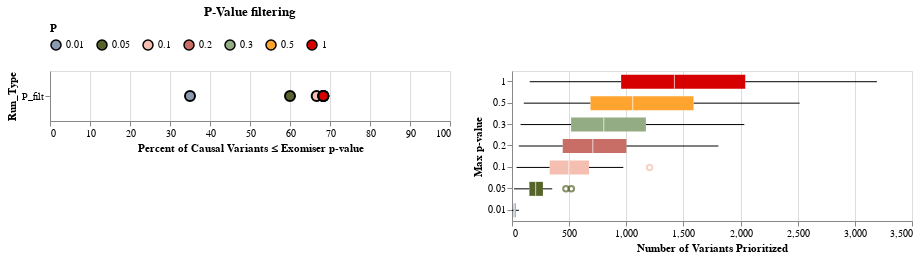

The code cell stored with this chart in its notebook:
### Code cell
gs_genomiser = alt.hconcat(gs_genomiser_pvals, gs_genomiser_box_bplot).resolve_scale(color='independent')
gs_genomiser

### Figure 1 — Vega-Lite specification as saved in the notebook (floating-point values rounded to 4 significant figures; data arrays with more than 128 entries replaced by an {"elided": "..."} marker saying what was removed)
{"config": {"view": {"continuousWidth": 300, "continuousHeight": 300}}, "hconcat": [{"data": {"name": "data-530e6f281e78b4c54db67231b2a8f561"}, "mark": {"type": "circle", "filled": true, "opacity": 1, "size": 100, "stroke": "black"}, "encoding": {"color": {"field": "P", "legend": {"direction": "horizontal", "orient": "top"}, "scale": {"domain": [0.01, 0.05, 0.1, 0.2, 0.3, 0.5, 1], "range": ["#8c9ab1", "#56642a", "#f4bfb1", "#c86e66", "#93ac83", "#ffa52f", "#d60000"]}, "sort": "-x", "type": "nominal"}, "tooltip": [{"field": "Run_Type", "type": "nominal"}, {"field": "Num_Variants", "type": "quantitative"}, {"field": "Percent_Variants", "type": "quantitative"}, {"field": "P", "type": "quantitative"}], "x": {"field": "Percent_Variants", "scale": {"domain": [0, 100]}, "title": "Percent of Causal Variants ≤ Exomiser p-value", "type": "quantitative"}, "y": {"field": "Run_Type", "type": "nominal"}}, "height": 50, "title": "P-Value filtering", "width": 400}, {"data": {"name": "data-6a8d652bf543c8e6b633dcec410f65eb"}, "mark": {"type": "boxplot"}, "encoding": {"color": {"field": "Threshold", "legend": null, "scale": {"domain": [1, 0.5, 0.3, 0.2, 0.1, 0.05, 0.01], "range": ["#d60000", "#ffa52f", "#93ac83", "#c86e66", "#f4bfb1", "#56642a", "#8c9ab1"]}, "sort": [1, 0.5, 0.3, 0.2, 0.1, 0.05, 0.01], "type": "nominal"}, "x": {"field": "Num_Variants", "title": "Number of Variants Prioritized", "type": "quantitative"}, "y": {"field": "Threshold", "sort": [1, 0.5, 0.3, 0.2, 0.1, 0.05, 0.01], "title": "Max p-value", "type": "nominal"}}, "height": 150, "width": 400}], "resolve": {"scale": {"color": "independent"}}, "$schema": "https://vega.github.io/schema/vega-lite/v5.17.0.json", "datasets": {"data-530e6f281e78b4c54db67231b2a8f561": [{"Run_Type": "P_filt", "P": 0.01, "Num_Variants": 21, "Percent_Variants": 35.0}, {"Run_Type": "P_filt", "P": 0.05, "Num_Variants": 36, "Percent_Variants": 60.0}, {"Run_Type": "P_filt", "P": 0.1, "Num_Variants": 40, "Percent_Variants": 66.67}, {"Run_Type": "P_filt", "P": 0.2, "Num_Variants": 41, "Percent_Variants": 68.33}, {"Run_Type": "P_filt", "P": 0.3, "Num_Variants": 41, "Percent_Variants": 68.33}, {"Run_Type": "P_filt", "P": 0.5, "Num_Variants": 41, "Percent_Variants": 68.33}, {"Run_Type": "P_filt", "P": 1.0, "Num_Variants": 41, "Percent_Variants": 68.33}], "data-6a8d652bf543c8e6b633dcec410f65eb": {"elided": "273 records"}}}
